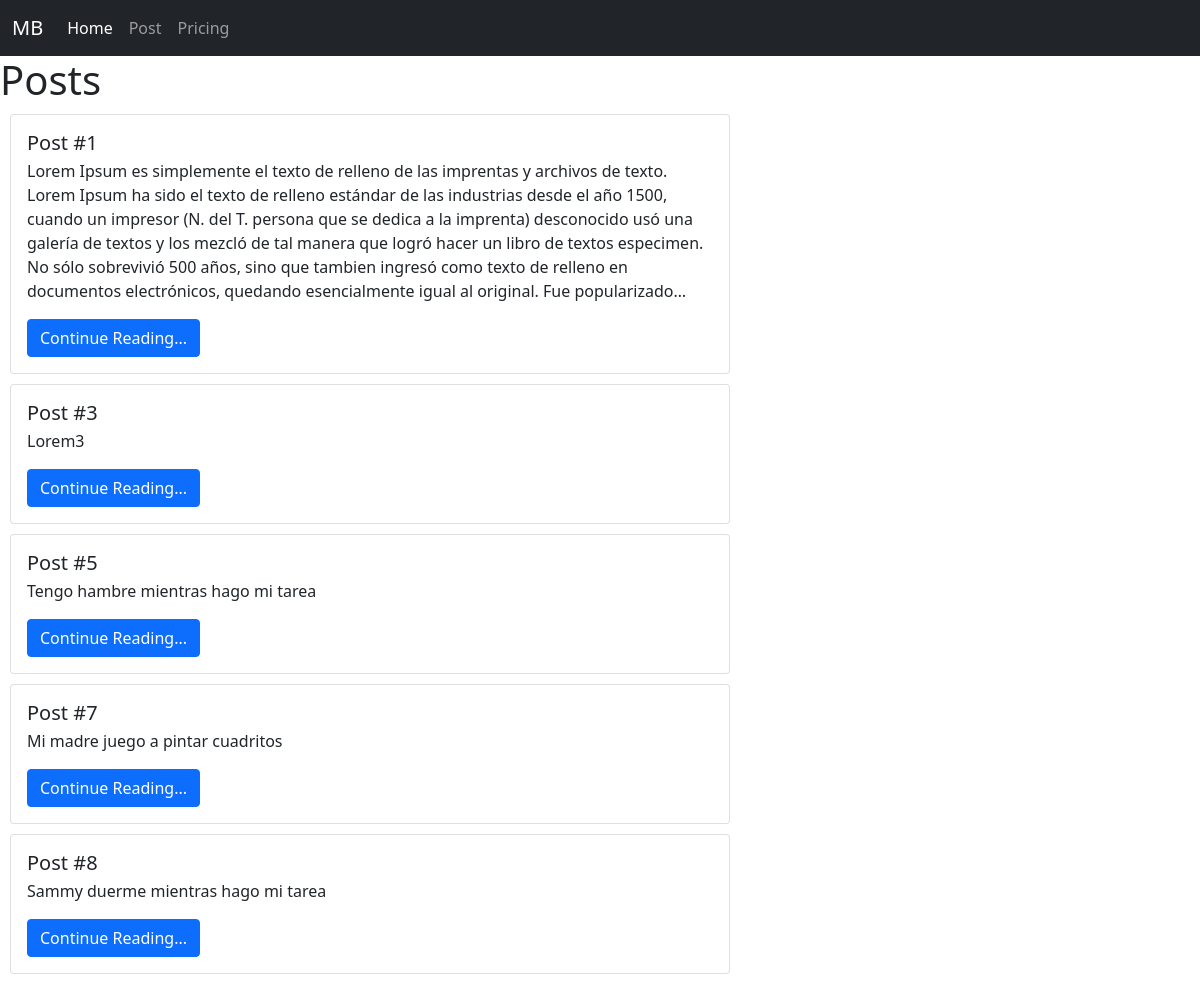
/posts/, run on the app's committed database.
### posts/models.py (models this page shows, shortened)
class Post(models.Model):
    title = models.CharField(max_length=128)
    text = models.TextField()

### posts/views.py (the view)
# urls.py: path('', PostListView.as_view(), name='posts_list'),
class PostListView(ListView):
    template_name = "posts/list.html"
    model = Post

### templates/posts/list.html (shortened to what this page needs)
{% extends 'base.html' %}
{% block content %}
<h1>Posts</h1>
{% for post in post_list %}
    <div class="card" style=" paddding: 10px; margin: 10px; width: 60%;">
        <div class="card-body">
            <h5 class="card-title">Post #{{ post.id  }}</h5>
            <p class="card-text">{{ post.text|truncatechars:512 }}</p>
            <a href="{% url 'post_detail' post.id  %}" class="btn btn-primary">Continue Reading...</a>
        </div>
    </div>
{% endfor %}
{% endblock content %}

### templates/base.html (shortened to what this page needs)
<!DOCTYPE html>
<html lang="en">
<head>
<link href="https://cdn.jsdelivr.net/npm/bootstrap@5.1.3/dist/css/bootstrap.min.css" rel="stylesheet">
</head>
<body>
    <nav class="navbar navbar-expand-lg navbar-dark bg-dark">
        <div class="container-fluid">
          <a class="navbar-brand" href="{% url 'home' %}">MB</a>
          <div class="collapse navbar-collapse" id="navbarNav">
            <ul class="navbar-nav">
              <li class="nav-item">
                <a class="nav-link active" aria-current="page" href="{% url 'home' %}">Home</a>
              </li>
              <li class="nav-item">
                <a class="nav-link" href="{% url 'posts_list' %}">Post</a>
              </li>
              <li class="nav-item">
                <a class="nav-link" href="{% url 'post_new' %}">Pricing</a>
              </li>
            </ul>
          </div>
        </div>
      </nav>
    {% block content %}
    {% endblock content %}
</body>
</html>

### data on the page
Post: id "1", text "Lorem Ipsum es simplemente el texto de relleno de las imprentas y archivos de texto. Lorem Ipsum ha sido el texto de relleno estándar de las industrias desde el año 1500, cuando un impresor (N. del T. persona que se dedica a la imprenta) desconocido usó una galería de textos y los mezcló de tal manera que logró hacer un libro de textos especimen. No sólo sobrevivió 500 años, sino que tambien ingresó como texto de relleno en documentos electrónicos, quedando esencialmente igual al original. Fue popularizado…"
Post: id "3", text "Lorem3"
Post: id "5", text "Tengo hambre mientras hago mi tarea"
Post: id "7", text "Mi madre juego a pintar cuadritos"
Post: id "8", text "Sammy duerme mientras hago mi tarea"
